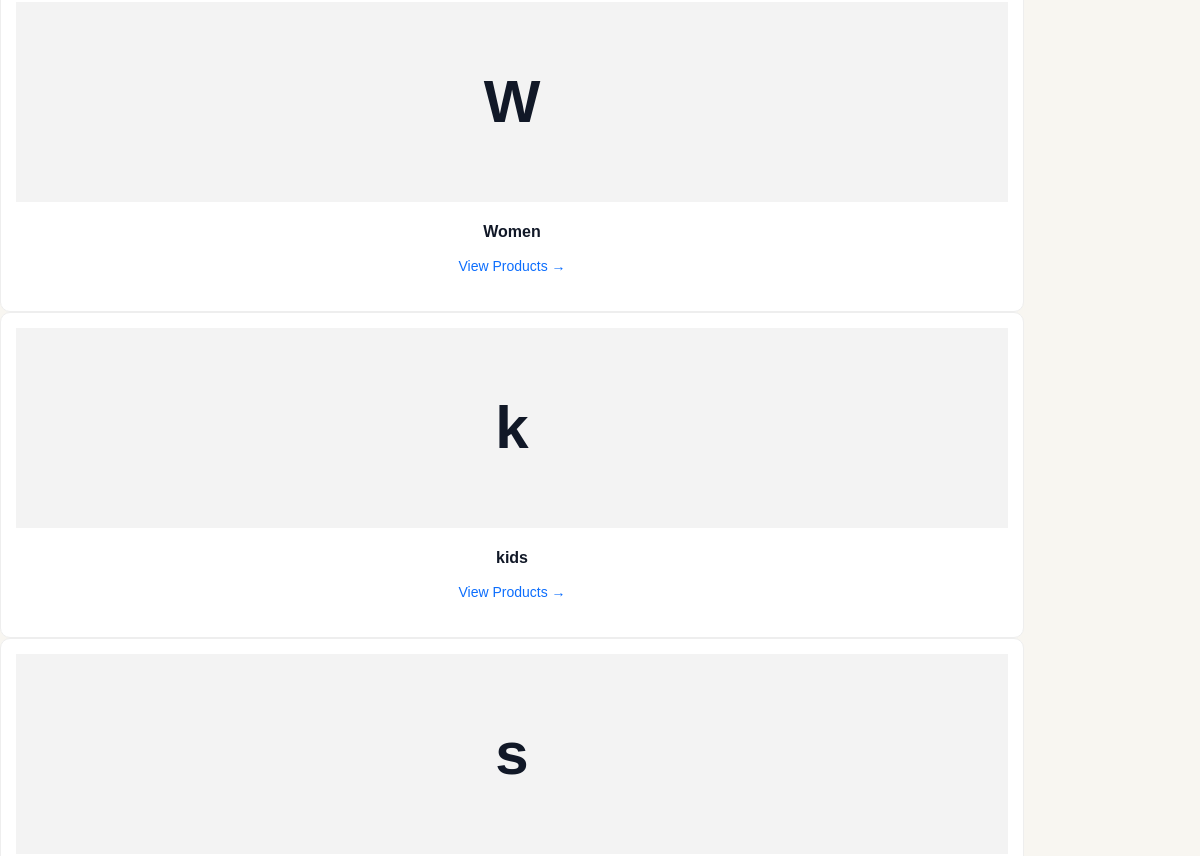
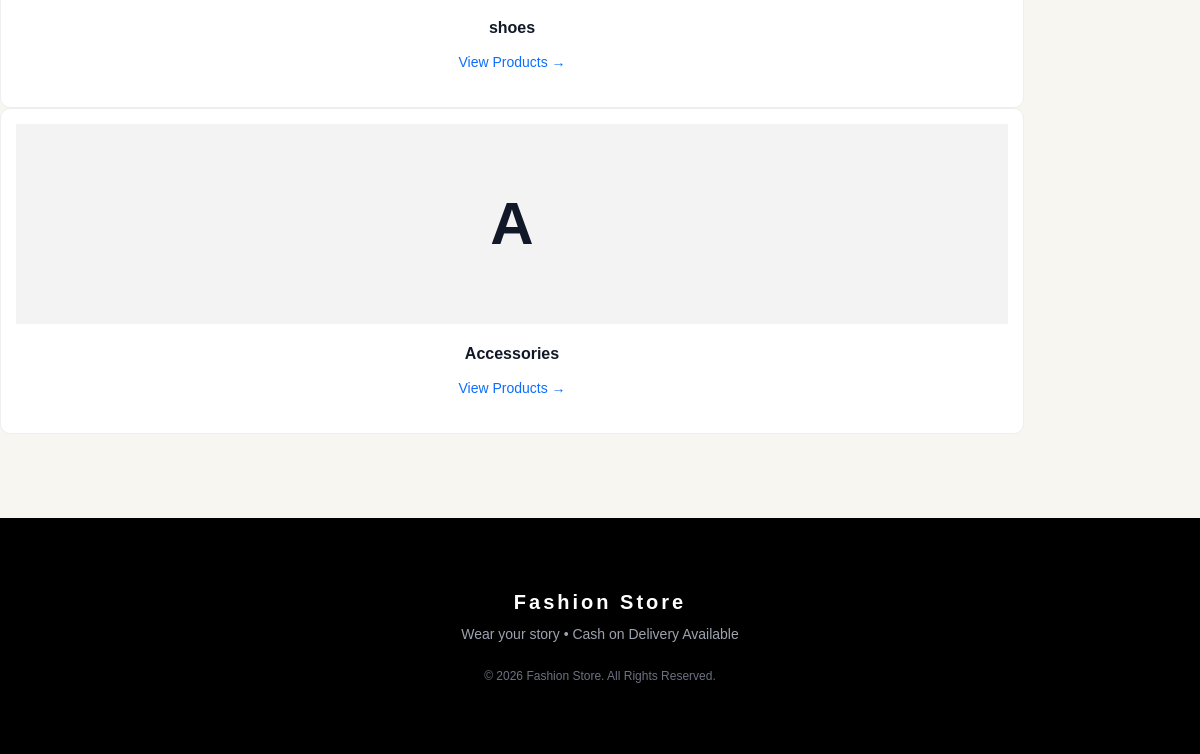
Page /categories/ (lower part) on the earlier database version (2 pictures, top to bottom).
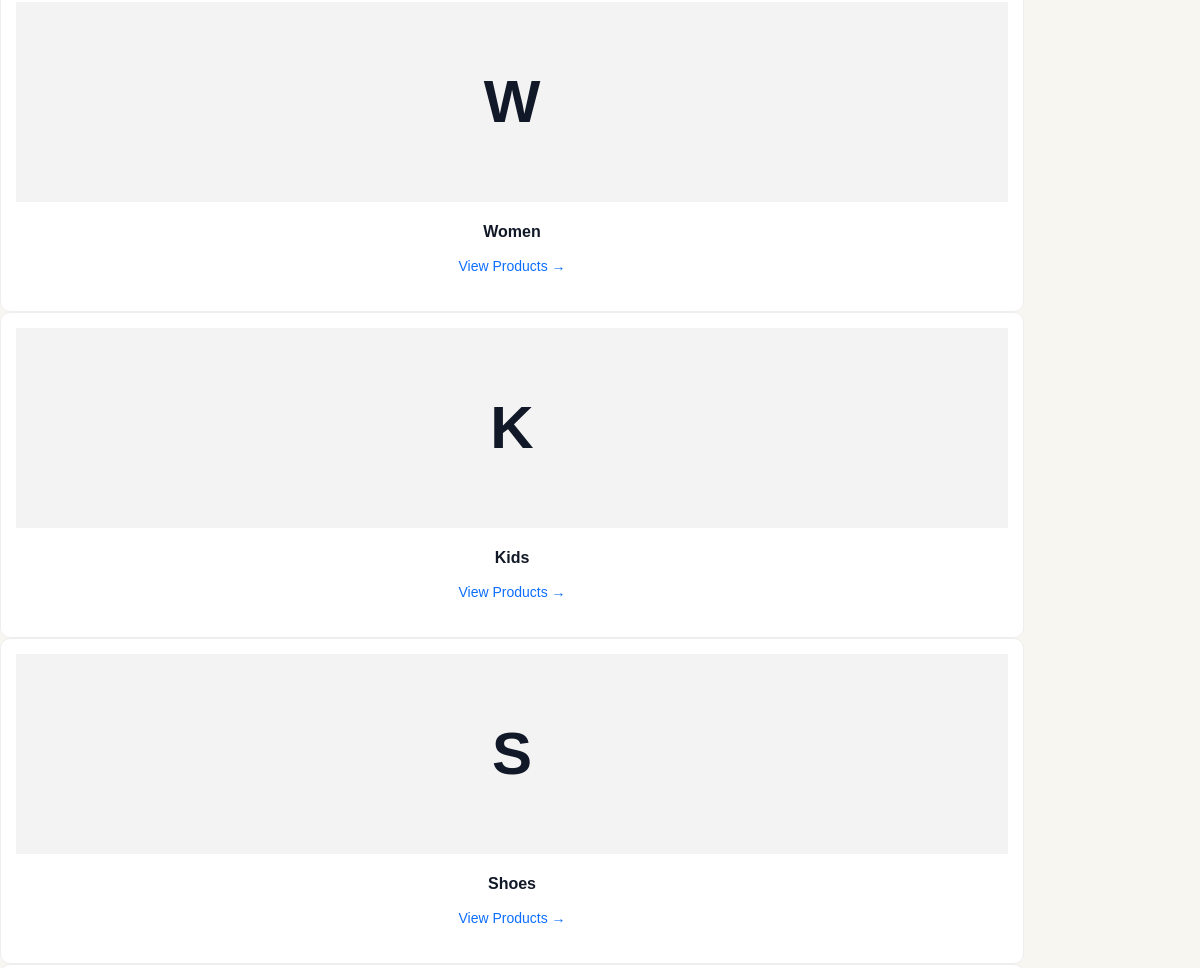
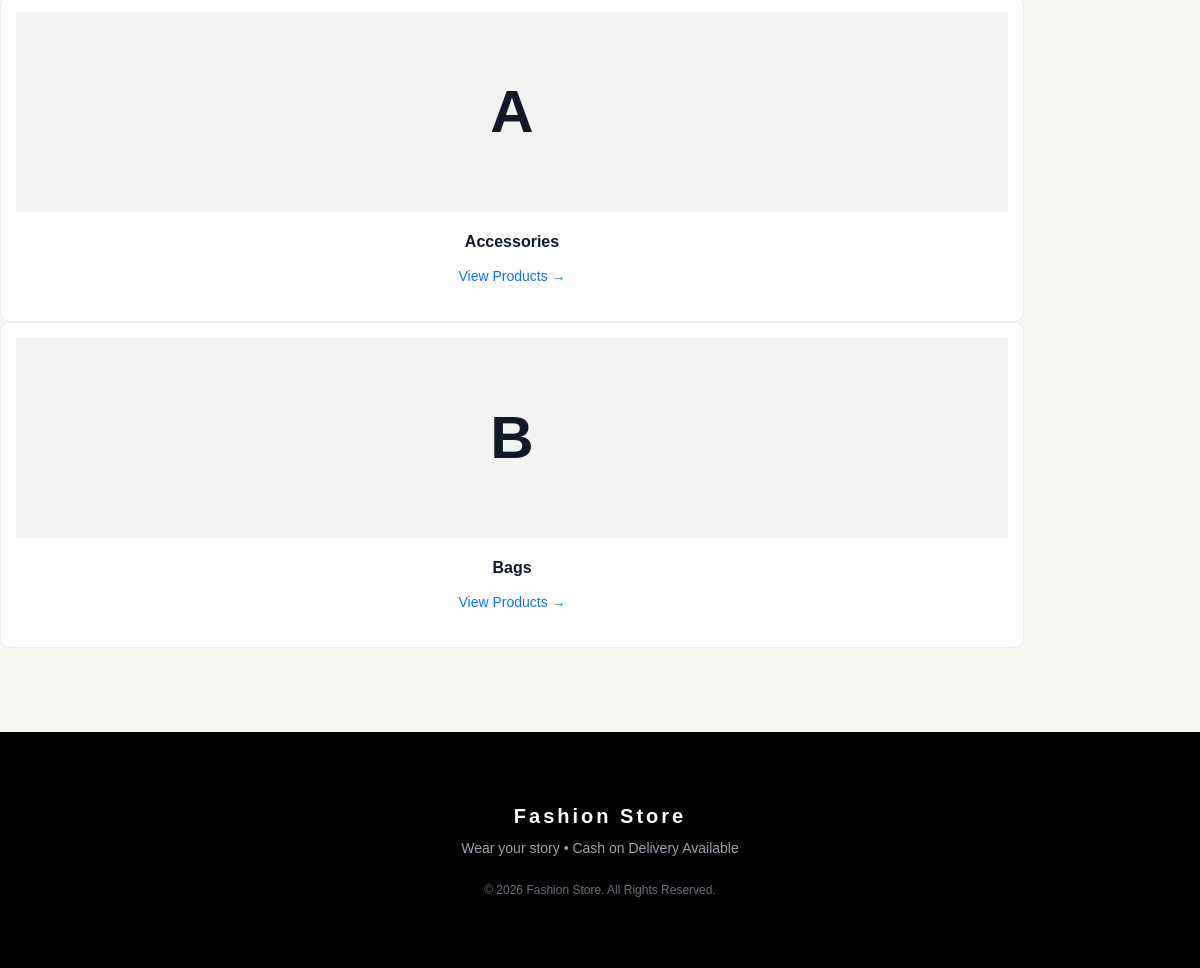
Same page on the later database version (2 pictures, top to bottom).
### categories/models.py (models this page shows, shortened)
class Category(models.Model):
    name = models.CharField(max_length=100)
    slug = models.SlugField(unique=True, blank=True)
    image = models.ImageField(
        upload_to='categories/',
        blank=True,
        null=True
    )
    created_at = models.DateTimeField(
        default=timezone.now,
        editable=False,
    )

### categories/views.py (the view)
# urls.py: path("categories/", views.category_list, name="category_list"),
def category_list(request):
    categories = Category.objects.all()
    return render(
        request,
        'categories/category_list.html',
        {'categories': categories}
    )

### cart/context_processors.py (called while the page is built)
def cart_context(request):
    cart_item_count = 0
    if request.user.is_authenticated:
        cart = Cart.objects.filter(user=request.user).first()
        if cart:
            cart_item_count = sum(item.quantity for item in cart.items.all())
    return {
        'cart_item_count': cart_item_count,
    }

### templates/categories/category_list.html (shortened to what this page needs)
{% extends 'base.html' %}
{% block content %}
<div class="container py-5">
    <div class="row g-4">
        {% for category in categories %}
        <div class="col-6 col-md-4 col-lg-3">
            <div class="category-card">
                {% if category.image %}
                    <img src="{{ category.image.url }}" alt="{{ category.name }}">
                {% else %}
                    <div class="no-image">
                        {{ category.name|first }}
                    </div>
                {% endif %}
                <div class="category-content">
                    <h5>{{ category.name }}</h5>
                    <a href="{% url 'category_detail' category.slug %}">
                        View Products →
                    </a>
                </div>
            </div>
        </div>
        {% empty %}
        <p>No categories available.</p>
        {% endfor %}
    </div>
</div>
{% endblock %}

Differences in the rows shown:
changed Category: name|first "k" → "K"; name "kids" → "Kids"
changed Category: name|first "s" → "S"; name "shoes" → "Shoes"
added Category: name|first "B", name "Bags"
